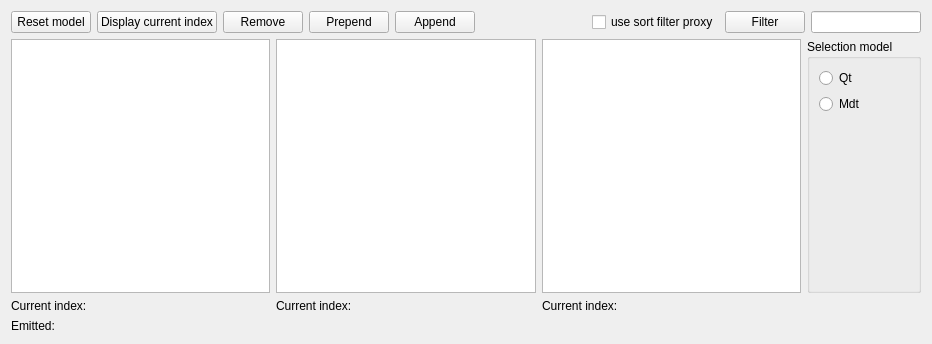
<?xml version="1.0" encoding="UTF-8"?>
<ui version="4.0">
 <class>ItemSelectionModelTestWidget</class>
 <widget class="QWidget" name="ItemSelectionModelTestWidget">
  <property name="geometry">
   <rect>
    <x>0</x>
    <y>0</y>
    <width>932</width>
    <height>344</height>
   </rect>
  </property>
  <property name="windowTitle">
   <string>Item selection model sandbox</string>
  </property>
  <layout class="QVBoxLayout" name="verticalLayout">
   <item>
    <layout class="QHBoxLayout" name="horizontalLayout">
     <item>
      <widget class="QPushButton" name="pbResetModel">
       <property name="text">
        <string>Reset model</string>
       </property>
      </widget>
     </item>
     <item>
      <widget class="QPushButton" name="pbDisplayCurrentIndex">
       <property name="text">
        <string>Display current index</string>
       </property>
      </widget>
     </item>
     <item>
      <widget class="QPushButton" name="pbRemove">
       <property name="text">
        <string>Remove</string>
       </property>
       <property name="icon">
        <iconset theme="list-remove">
         <normaloff>.</normaloff>.</iconset>
       </property>
      </widget>
     </item>
     <item>
      <widget class="QPushButton" name="pbPrepend">
       <property name="text">
        <string>Prepend</string>
       </property>
       <property name="icon">
        <iconset theme="list-add">
         <normaloff>.</normaloff>.</iconset>
       </property>
      </widget>
     </item>
     <item>
      <widget class="QPushButton" name="pbAppend">
       <property name="text">
        <string>Append</string>
       </property>
       <property name="icon">
        <iconset theme="list-add">
         <normaloff>.</normaloff>.</iconset>
       </property>
      </widget>
     </item>
     <item>
      <spacer name="horizontalSpacer">
       <property name="orientation">
        <enum>Qt::Horizontal</enum>
       </property>
       <property name="sizeHint" stdset="0">
        <size>
         <width>40</width>
         <height>20</height>
        </size>
       </property>
      </spacer>
     </item>
     <item>
      <widget class="QCheckBox" name="useSortFilterProxyModel">
       <property name="text">
        <string>use sort filter proxy</string>
       </property>
      </widget>
     </item>
     <item>
      <widget class="QPushButton" name="pbFilter">
       <property name="text">
        <string>Filter</string>
       </property>
      </widget>
     </item>
     <item>
      <widget class="QLineEdit" name="filterCriteria">
       <property name="clearButtonEnabled">
        <bool>true</bool>
       </property>
      </widget>
     </item>
    </layout>
   </item>
   <item>
    <layout class="QGridLayout" name="gridLayout">
     <item row="0" column="1">
      <widget class="QListView" name="listView"/>
     </item>
     <item row="1" column="0">
      <layout class="QFormLayout" name="formLayout_3">
       <item row="0" column="0">
        <widget class="QLabel" name="tableViewCurrentIndexLabel">
         <property name="text">
          <string>Current index:</string>
         </property>
        </widget>
       </item>
       <item row="0" column="1">
        <widget class="QLabel" name="tableViewCurrentIndex">
         <property name="text">
          <string/>
         </property>
        </widget>
       </item>
       <item row="1" column="0">
        <widget class="QLabel" name="tableViewCurrentChangedEmittedLabel">
         <property name="text">
          <string>Emitted:</string>
         </property>
        </widget>
       </item>
       <item row="1" column="1">
        <widget class="QLabel" name="tableViewCurrentChangedEmitted">
         <property name="text">
          <string/>
         </property>
        </widget>
       </item>
      </layout>
     </item>
     <item row="0" column="2">
      <widget class="QTreeView" name="treeView"/>
     </item>
     <item row="1" column="1">
      <layout class="QFormLayout" name="formLayout_2">
       <item row="0" column="0">
        <widget class="QLabel" name="listViewCurrentIndexLabel">
         <property name="text">
          <string>Current index:</string>
         </property>
        </widget>
       </item>
       <item row="0" column="1">
        <widget class="QLabel" name="listViewCurrentIndex">
         <property name="text">
          <string/>
         </property>
        </widget>
       </item>
      </layout>
     </item>
     <item row="1" column="2">
      <layout class="QFormLayout" name="formLayout">
       <item row="0" column="0">
        <widget class="QLabel" name="treeViewCurrentIndexLabel">
         <property name="text">
          <string>Current index:</string>
         </property>
        </widget>
       </item>
       <item row="0" column="1">
        <widget class="QLabel" name="treeViewCurrentIndex">
         <property name="text">
          <string/>
         </property>
        </widget>
       </item>
      </layout>
     </item>
     <item row="0" column="0">
      <widget class="QTableView" name="tableView"/>
     </item>
     <item row="0" column="3">
      <widget class="QGroupBox" name="groupBox">
       <property name="title">
        <string>Selection model</string>
       </property>
       <layout class="QVBoxLayout" name="verticalLayout_2">
        <item>
         <widget class="QRadioButton" name="rbQtSelectionModel">
          <property name="text">
           <string>Qt</string>
          </property>
         </widget>
        </item>
        <item>
         <widget class="QRadioButton" name="rbMdtSelectionModel">
          <property name="text">
           <string>Mdt</string>
          </property>
         </widget>
        </item>
        <item>
         <spacer name="verticalSpacer">
          <property name="orientation">
           <enum>Qt::Vertical</enum>
          </property>
          <property name="sizeHint" stdset="0">
           <size>
            <width>20</width>
            <height>40</height>
           </size>
          </property>
         </spacer>
        </item>
       </layout>
      </widget>
     </item>
    </layout>
   </item>
  </layout>
 </widget>
 <resources/>
 <connections/>
</ui>
